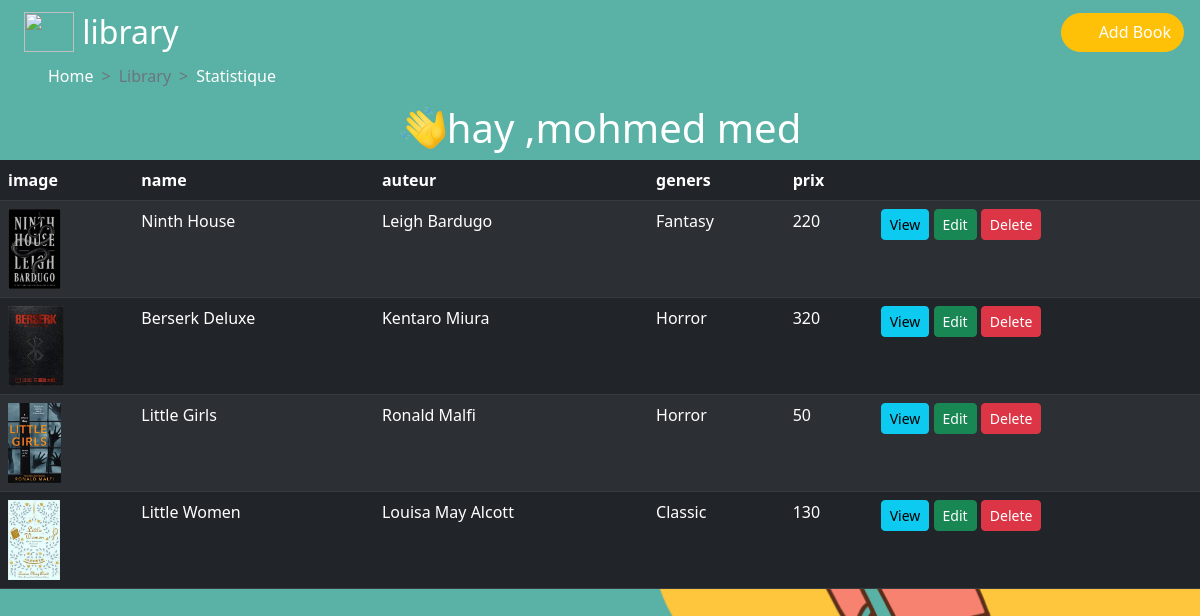
The page /ViewAllBooks.php (signed in) on the database its author committed.
### tables this page shows
CREATE TABLE `books` (
  `id` int(11) NOT NULL,
  `name_book` varchar(255) DEFAULT NULL,
  `auteur` varchar(255) DEFAULT NULL,
  `description` varchar(255) DEFAULT NULL,
  `id_admin` int(11) DEFAULT NULL,
  `id_genres` int(11) DEFAULT NULL,
  `prix` int(11) NOT NULL,
  `image` varchar(255) NOT NULL
);

CREATE TABLE `genres` (
  `id` int(11) NOT NULL,
  `genres` varchar(255) DEFAULT NULL
);

### ViewAllBooks.php (the view, shortened to what this page needs)
<?php
include('script.php');
if(!isset($_SESSION['adminId'])){
  header('location: Error.php');
}else{
?>
<!DOCTYPE html>
<html lang="en">
<head>
    <link href="https://cdn.jsdelivr.net/npm/bootstrap@5.2.2/dist/css/bootstrap.min.css" rel="stylesheet"
>
    <link rel="stylesheet" href="./css/style.css">
</head>
<body>
     <nav class="navbar " >
        <a class="navbar-brandc text-white text-decoration-none ms-4 fs-2 " href="#">
          <img src="./image/open-book.png" width="50" height="40" class="d-inline-block align-top  mt-1 " alt="">
          library </a>
          <form class="form-inlinec " action="NewBook.php">
            <button type="submit" class="btn  btn-warning rounded-pill text-white me-3 d-flex justify-content-center  my-sm-0" type="button">
              <lord-icon class=""  src="https://cdn.lordicon.com/xzksbhzh.json"
                     trigger="hover"
                        style="width:25px;height:25px"></lord-icon>
                Add Book</button>
          </form>
      </nav>
      <nav class="ms-5 d" style="--bs-breadcrumb-divider: '>'; " aria-label="breadcrumb">
  <ol class="breadcrumb ">
    <li class="breadcrumb-item"><a class="text-white text-decoration-none" href="dashbord.php">Home</a></li>
    <li class="breadcrumb-item active" aria-current="page">Library</li>
    <li class="breadcrumb-item " aria-current="page"><a class="text-white text-decoration-none" href="statistique.php">Statistique</a></li>
  </ol>
</nav>
      <h1  class="d-flex justify-content-center text-white "><img src="image/icons8-waving-hand-emoji-48.png"  alt="" srcset="">  hay ,<?=$_SESSION['name'] ?></h1>
      <table class="table table-striped table-dark table-hover">
  <thead>
    <tr>
      <th scope="col">image</th>
      <th scope="col">name</th>
      <th scope="col">auteur</th>
      <th scope="col">geners</th>
      <th scope="col">prix</th>
      <th scope="col"></th>
    </tr>
  </thead>
  <section>
     <?php
        $query = "SELECT books.id , books.name_book , books.auteur , books.prix, books.image ,books.id_admin ,genres.genres,admin.name_admin,
        admin.name_admin FROM books
         inner join admin ON books.id_admin = admin.id
         inner join genres ON books.id_genres = genres.id
          WHERE admin.id = $_SESSION[adminId];";
        $query_run = mysqli_query($conn, $query);
      if(mysqli_num_rows($query_run) > 0)
    {
       foreach($query_run as $books)
     {
        ?>
                <tr>
                    <td><img class="" style="height: 80px" src="image/books/<?= $books['image']; ?>" alt=""></td>
                    <td><?= $books['name_book']; ?></td>
                    <td><?= $books['auteur']; ?></td>
                    <td><?= $books['genres']; ?></td>
                    <td><?= $books['prix']; ?></td>
                <td>
            <a href="books-view.php?id=<?= $books['id']; ?>" class="btn btn-info btn-sm "> View</a>
            <a href="books-edit.php?id=<?= $books['id']; ?>" class="btn btn-success btn-sm"> Edit</a>
            <form action="script.php" method="POST" class="d-inline">
        <button type="submit" name="delete_book" value="<?=$books['id'];?>" class="btn btn-danger btn-sm"> Delete</button>
    </form>
      </td>
        </tr>
             <?php
         }
       }
      ?>
  </section>
</table>
</body>
</html>
<?php
}
?>

### css/style.css (style rules this page uses)
body { background-image: url('../image/6971567.jpg'); background-size: cover; background-repeat: no-repeat; background-attachment: fixed; }

### rows shown on the page
books: image (picture), name_book "Ninth House", auteur "Leigh Bardugo", id_genres.genres "Fantasy", prix "220", $books['id'] 10 (drawn)
books: image (picture), name_book "Berserk Deluxe", auteur "Kentaro Miura", id_genres.genres "Horror", prix "320", $books['id'] 11 (drawn)
books: image (picture), name_book "Little Girls", auteur "Ronald Malfi", id_genres.genres "Horror", prix "50", $books['id'] 12 (drawn)
books: image (picture), name_book "Little Women", auteur "Louisa May Alcott", id_genres.genres "Classic", prix "130", $books['id'] 13 (drawn)

### other values the page prints
$_SESSION['name'] "mohmed med"
